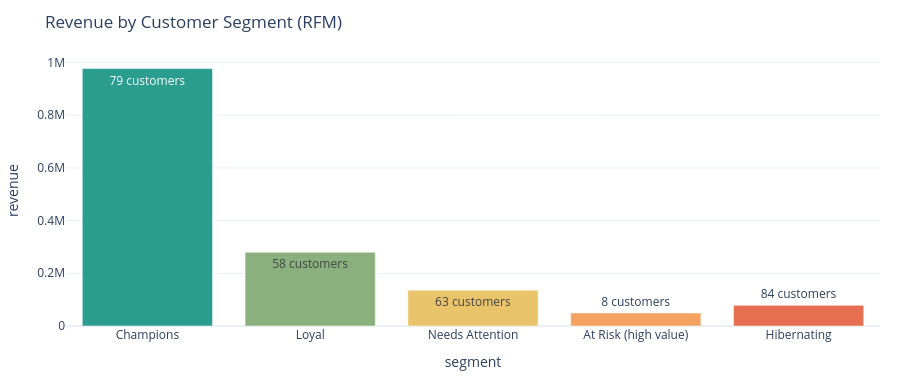

Notebook cell for this chart:
### Code cell
viz.rfm_segments(rfm)

### Figure 1 — Plotly figure (JSON) as saved in the notebook; plotly's stock layout.template omitted (floating-point values rounded to 4 significant figures)
{"data": [{"hovertemplate": "segment=%{x}<br>revenue=%{y}<br>text=%{text}<extra></extra>", "legendgroup": "Champions", "marker": {"color": "#2a9d8f", "pattern": {"shape": ""}}, "name": "Champions", "orientation": "v", "showlegend": true, "text": ["79 customers"], "textposition": "auto", "type": "bar", "x": ["Champions"], "xaxis": "x", "y": [976700.0], "yaxis": "y"}, {"hovertemplate": "segment=%{x}<br>revenue=%{y}<br>text=%{text}<extra></extra>", "legendgroup": "Loyal", "marker": {"color": "#8ab17d", "pattern": {"shape": ""}}, "name": "Loyal", "orientation": "v", "showlegend": true, "text": ["58 customers"], "textposition": "auto", "type": "bar", "x": ["Loyal"], "xaxis": "x", "y": [279700.0], "yaxis": "y"}, {"hovertemplate": "segment=%{x}<br>revenue=%{y}<br>text=%{text}<extra></extra>", "legendgroup": "Needs Attention", "marker": {"color": "#e9c46a", "pattern": {"shape": ""}}, "name": "Needs Attention", "orientation": "v", "showlegend": true, "text": ["63 customers"], "textposition": "auto", "type": "bar", "x": ["Needs Attention"], "xaxis": "x", "y": [136000.0], "yaxis": "y"}, {"hovertemplate": "segment=%{x}<br>revenue=%{y}<br>text=%{text}<extra></extra>", "legendgroup": "At Risk (high value)", "marker": {"color": "#f4a261", "pattern": {"shape": ""}}, "name": "At Risk (high value)", "orientation": "v", "showlegend": true, "text": ["8 customers"], "textposition": "auto", "type": "bar", "x": ["At Risk (high value)"], "xaxis": "x", "y": [49290.0], "yaxis": "y"}, {"hovertemplate": "segment=%{x}<br>revenue=%{y}<br>text=%{text}<extra></extra>", "legendgroup": "Hibernating", "marker": {"color": "#e76f51", "pattern": {"shape": ""}}, "name": "Hibernating", "orientation": "v", "showlegend": true, "text": ["84 customers"], "textposition": "auto", "type": "bar", "x": ["Hibernating"], "xaxis": "x", "y": [78520.0], "yaxis": "y"}], "layout": {"barmode": "relative", "height": 380, "legend": {"title": {"text": "segment"}, "tracegroupgap": 0}, "margin": {"b": 40, "l": 40, "r": 20, "t": 55}, "showlegend": false, "title": {"text": "Revenue by Customer Segment (RFM)"}, "xaxis": {"anchor": "y", "categoryarray": ["Champions", "Loyal", "Needs Attention", "At Risk (high value)", "Hibernating"], "categoryorder": "array", "domain": [0.0, 1.0], "title": {"text": "segment"}}, "yaxis": {"anchor": "x", "domain": [0.0, 1.0], "title": {"text": "revenue"}}}}
